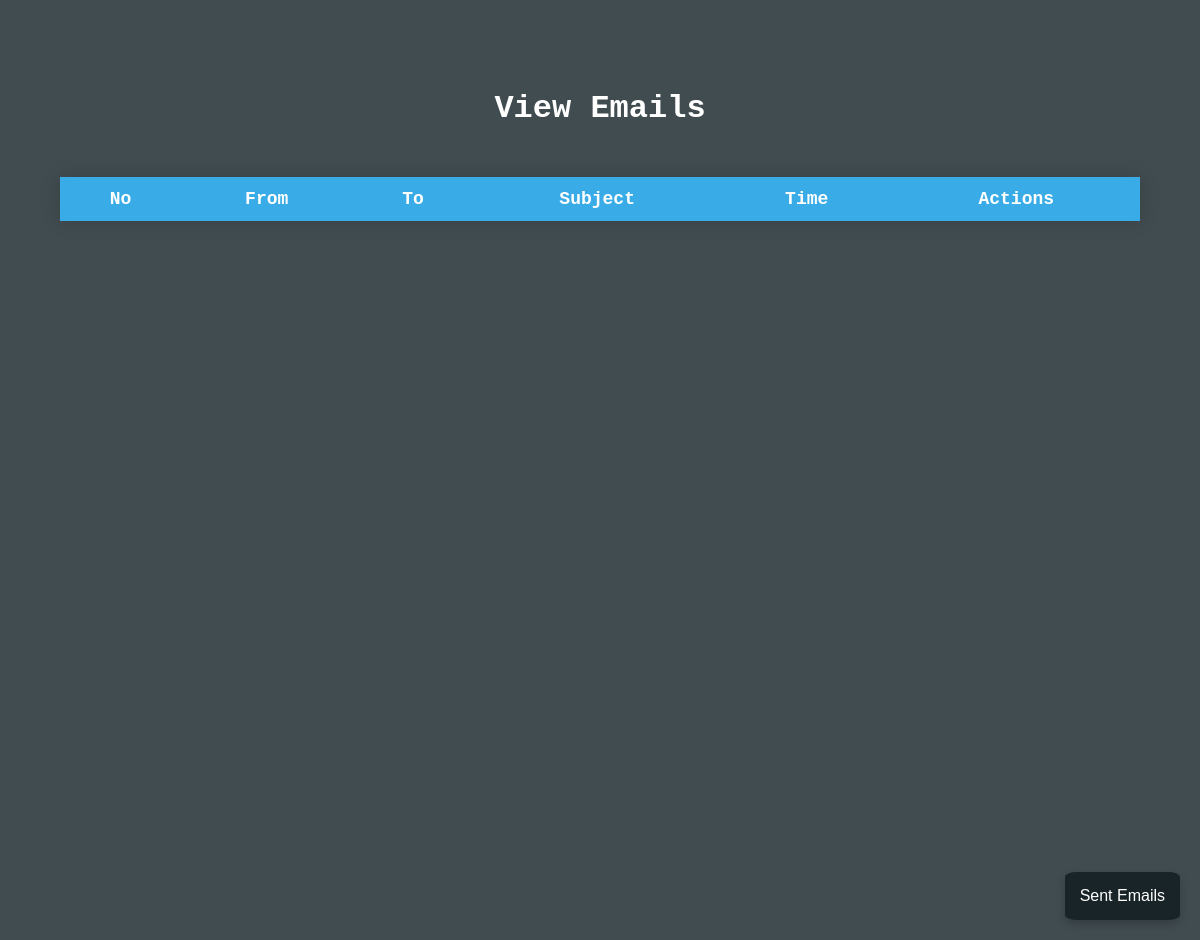
The page /view_emails on the database as committed earlier.
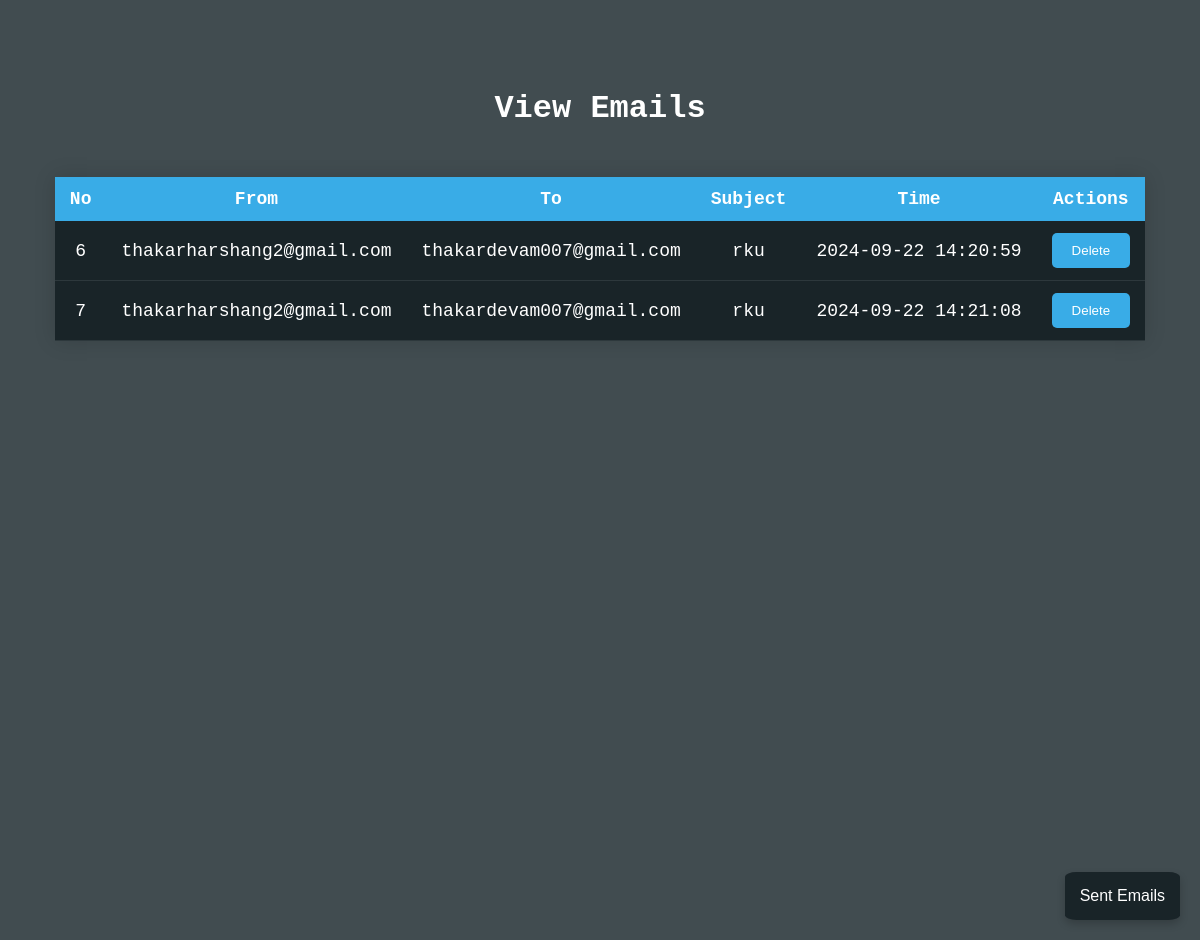
The same page on the database as committed later.
### tables this page shows
CREATE TABLE email_logs (
            id INTEGER PRIMARY KEY AUTOINCREMENT,
            sender TEXT,
            receivers TEXT,
            subject TEXT,
            time_sent DATETIME
        );

### app.py (the view)
@app.route('/view_emails')
def view_emails():
    conn = sqlite3.connect('emails.db')
    c = conn.cursor()
    c.execute('SELECT id, sender, receivers, subject, time_sent FROM email_logs')
    emails = c.fetchall()
    conn.close()
    return render_template('view_emails.html', emails=emails)

### templates/view_emails.html (shortened to what this page needs)
<!DOCTYPE html>
<html lang="en">
  <head>
    <link rel="stylesheet" href="/static/styles.css" />
  </head>
  <body>
    <h1>View Emails</h1>
    <table class="styled-table">
      <thead>
        <tr>
          <th>No</th>
          <th>From</th>
          <th>To</th>
          <th>Subject</th>
          <th>Time</th>
          <th>Actions</th>
        </tr>
      </thead>
      <tbody>
        {% for email in emails %}
        <tr id="email-{{ email[0] }}">
          <td>{{ email[0] }}</td>
          <td>{{ email[1] }}</td>
          <td>{{ email[2] }}</td>
          <td>{{ email[3] }}</td>
          <td>{{ email[4] }}</td>
          <td>
            <button class="delete-data-btn" data-id="{{ email[0] }}">Delete</button>
          </td>
        </tr>
        {% endfor %}
      </tbody>
    </table>
    <button class="next-page-btn" onclick="window.location.href='/'">Sent Emails</button>
  </body>
</html>

### static/styles.css (style rules this page uses)
* { margin: 0; padding: 0; }
:root { --primaryColor: #192428; --secondaryColor: #39ace7; --accentColor: #2d383c; --backgroundColor: #414c50; }
body { font-family: monospace, sans-serif; width: 100vw; min-height: 100vh; overflow-x: hidden; position: relative; background-color: var(--backgroundColor); padding-top: 40px; padding-bottom: 100px; }
button { background-color: var(--secondaryColor); border: none; padding: 10px 20px; border-radius: 5px; cursor: pointer; transition: all 0.2s; white-space: nowrap; color: #fff; }
h1 { text-align: center; width: fit-content; margin: 50px auto; color: white; }
.next-page-btn { position: fixed; bottom: 20px; right: 20px; background-color: var(--primaryColor); color: white; border: none; border-radius: 10%; padding: 15px; box-shadow: 0 4px 8px rgba(0, 0, 0, 0.2); cursor: pointer; font-size: 16px; z-index: 1000; }
.styled-table { width: 90%; margin: auto; border-collapse: collapse; font-size: 18px; box-shadow: 0 0 20px rgba(0, 0, 0, 0.15); background-color: var(--primaryColor); color: #fff; overflow: scroll; }
.styled-table thead tr { background-color: var(--secondaryColor); color: #ffffff; text-align: left; }
.styled-table th, .styled-table td { white-space: nowrap; padding: 12px 15px; text-align: center; max-width: 600px ; word-break: break-all; }
.styled-table tbody tr { border-bottom: 1px solid var(--accentColor); }

Rows that differ between the two databases and show on the page:
added email_logs: id "6", sender "thakarharshang2@gmail.com", receivers "thakardevam007@gmail.com", subject "rku", time_sent "2024-09-22 14:20:59"
added email_logs: id "7", sender "thakarharshang2@gmail.com", receivers "thakardevam007@gmail.com", subject "rku", time_sent "2024-09-22 14:21:08"
